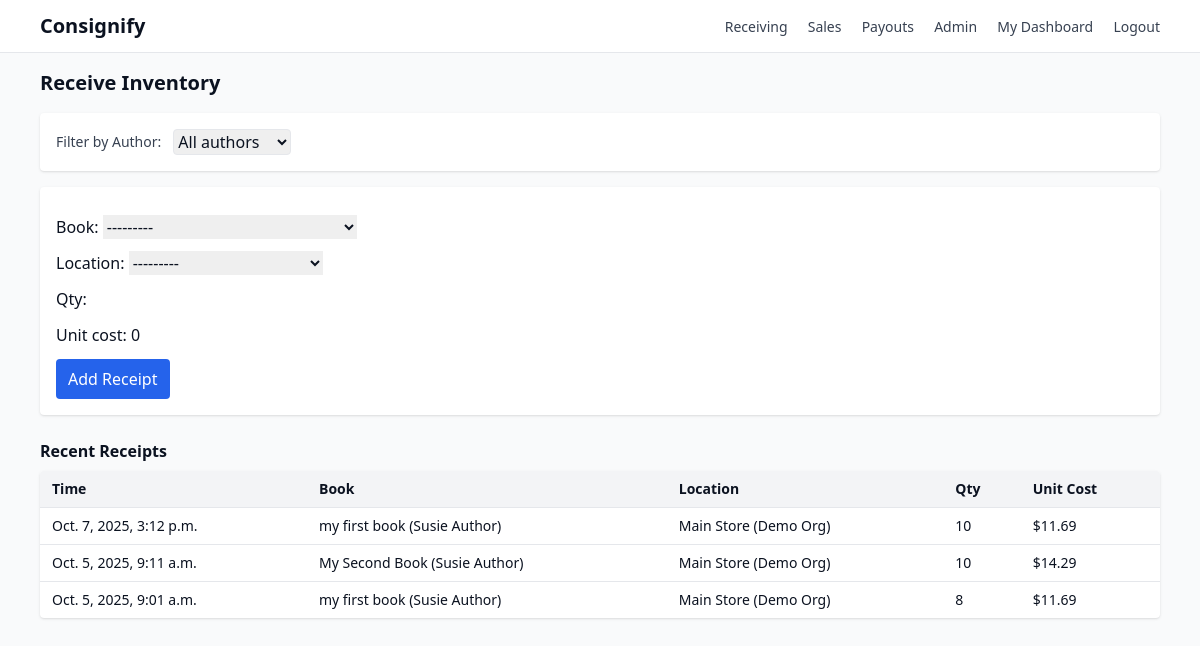
/staff/receiving/ (signed in), run on the app's committed database.
### sales/models.py (models this page shows, shortened)
class InventoryReceipt(models.Model):
    book = models.ForeignKey(Book, on_delete=models.PROTECT, related_name="receipts")
    location = models.ForeignKey(Location, on_delete=models.PROTECT, related_name="receipts")
    qty = models.PositiveIntegerField()
    unit_cost = models.DecimalField(max_digits=8, decimal_places=2, default=0)
    received_at = models.DateTimeField(auto_now_add=True)

### catalog/models.py (models this page shows)
class Book(models.Model):
    author = models.ForeignKey(AuthorProfile, on_delete=models.PROTECT, related_name="books")
    title = models.CharField(max_length=255)
    isbn = models.CharField(max_length=20, blank=True)
    retail_price = models.DecimalField(max_digits=8, decimal_places=2)
    def __str__(self):
        return f"{self.title} ({self.author})"

### accounts/models.py (models this page shows, shortened)
class AuthorProfile(models.Model):
    user = models.OneToOneField(settings.AUTH_USER_MODEL, on_delete=models.CASCADE)
    org = models.ForeignKey(Organization, on_delete=models.CASCADE, related_name="authors")
    phone = models.CharField(max_length=50, blank=True)
    def __str__(self):
        return f"{self.user.get_full_name() or self.user.username}"

class Location(models.Model):
    org = models.ForeignKey(Organization, on_delete=models.CASCADE, related_name="locations")
    name = models.CharField(max_length=200)
    def __str__(self):
        return f"{self.name} ({self.org.name})"

class Organization(models.Model):
    name = models.CharField(max_length=200)

### sales/views.py (the view)
# urls.py: path("staff/receiving/", receiving_view, name="receiving"),
@login_required
@user_passes_test(lambda u: in_group(u, "Staff"))
def receiving_view(request):
    selected_author = _get_selected_author(request)
    books_qs = Book.objects.all()
    if selected_author:
        books_qs = books_qs.filter(author=selected_author)
    if request.method == "POST":
        form = InventoryReceiptForm(request.POST)
        form.fields["book"].queryset = books_qs
        if form.is_valid():
            form.save()
            messages.success(request, "Inventory received.")
            suffix = f"?author={selected_author.id}" if selected_author else ""
            return redirect(f"{reverse('receiving')}{suffix}")
    else:
        form = InventoryReceiptForm()
        form.fields["book"].queryset = books_qs
    receipts = (InventoryReceipt.objects
                .select_related("book","location","book__author__user")
                .order_by("-received_at"))
    if selected_author:
        receipts = receipts.filter(book__author=selected_author)
    receipts = receipts[:20]
    authors = AuthorProfile.objects.select_related("user").order_by("user__last_name","user__first_name")
    return render(request, "staff/receiving.html", {
        "form": form,
        "receipts": receipts,
        "authors": authors,
        "selected_author": selected_author,
    })

### sales/forms.py
class InventoryReceiptForm(forms.ModelForm):
    class Meta:
        model = InventoryReceipt
        fields = ["book","location","qty","unit_cost"]

### accounts/templatetags/group_tags.py (called while the page is built)
@register.filter(name="has_group")
def has_group(user, group_name: str) -> bool:
    if not getattr(user, "is_authenticated", False):
        return False
    return user.groups.filter(name=group_name).exists()

### accounts/views.py (called while the page is built)
def in_group(user, group_name: str) -> bool:
    return user.is_authenticated and user.groups.filter(name=group_name).exists()

### sales/views.py (called while the page is built)
def _get_selected_author(request):
    qs = parse_qs(request.META.get("QUERY_STRING", ""))
    author_vals = qs.get("author", [])
    if not author_vals:
        return None
    try:
        return AuthorProfile.objects.select_related("user").get(pk=int(author_vals[0]))
    except (ValueError, AuthorProfile.DoesNotExist):
        return None

### templates/staff/receiving.html (shortened to what this page needs)
{% extends "base.html" %}
{% block content %}
<h1 class="text-xl font-semibold mb-4">Receive Inventory</h1>
<form id="filters" class="bg-white rounded shadow p-4 mb-4 flex items-center gap-3">
  <label class="text-sm text-gray-700" for="author-select">Filter by Author:</label>
  <select id="author-select" name="author"
          class="border rounded px-2 py-1"
          hx-get="{% url 'book_options' %}"
          hx-trigger="change"
          hx-target="#id_book"
          hx-swap="innerHTML">
    <option value="">All authors</option>
  </select>
</form>
<form method="post"  action="{ % url 'receiving' %}" class="bg-white rounded shadow p-4 space-y-3 mb-6">
  {{ form.as_p }}
  <button class="bg-blue-600 text-white rounded px-3 py-2">Add Receipt</button>
</form>
<div id="receiving-tables"
     hx-get="{% url 'receiving_tables_partial' %}"
     hx-trigger="load, change from:#author-select"
     hx-include="#filters"
     hx-target="this"
     hx-swap="outerHTML"
     hx-push-url="true">
  {% include "staff/partials/receiving_tables.html" %}
</div>
{% endblock %}

### templates/staff/partials/receiving_tables.html
<div id="receiving-tables">
  <h2 class="font-semibold mb-2">Recent Receipts{% if selected_author %} ({{ selected_author.user.get_full_name|default:selected_author.user.username }}){% endif %}</h2>
  <div class="bg-white rounded shadow overflow-hidden">
    <table class="min-w-full text-sm">
      <thead class="bg-gray-100 text-left">
        <tr>
          <th class="px-3 py-2">Time</th>
          <th class="px-3 py-2">Book</th>
          <th class="px-3 py-2">Location</th>
          <th class="px-3 py-2">Qty</th>
          <th class="px-3 py-2">Unit Cost</th>
        </tr>
      </thead>
      <tbody>
        {% for r in receipts %}
        <tr class="border-t">
          <td class="px-3 py-2">{{ r.received_at }}</td>
          <td class="px-3 py-2">{{ r.book }}</td>
          <td class="px-3 py-2">{{ r.location }}</td>
          <td class="px-3 py-2">{{ r.qty }}</td>
          <td class="px-3 py-2">${{ r.unit_cost }}</td>
        </tr>
        {% empty %}
        <tr><td colspan="5" class="px-3 py-3 text-gray-500">No receipts yet.</td></tr>
        {% endfor %}
      </tbody>
    </table>
  </div>
</div>

### data on the page
InventoryReceipt: received_at "Oct. 7, 2025, 3:12 p.m.", book "my first book (Susie Author)", location "Main Store (Demo Org)", qty "10", unit_cost "11.69"
InventoryReceipt: received_at "Oct. 5, 2025, 9:11 a.m.", book "My Second Book (Susie Author)", location "Main Store (Demo Org)", qty "10", unit_cost "14.29"
InventoryReceipt: received_at "Oct. 5, 2025, 9:01 a.m.", book "my first book (Susie Author)", location "Main Store (Demo Org)", qty "8", unit_cost "11.69"
